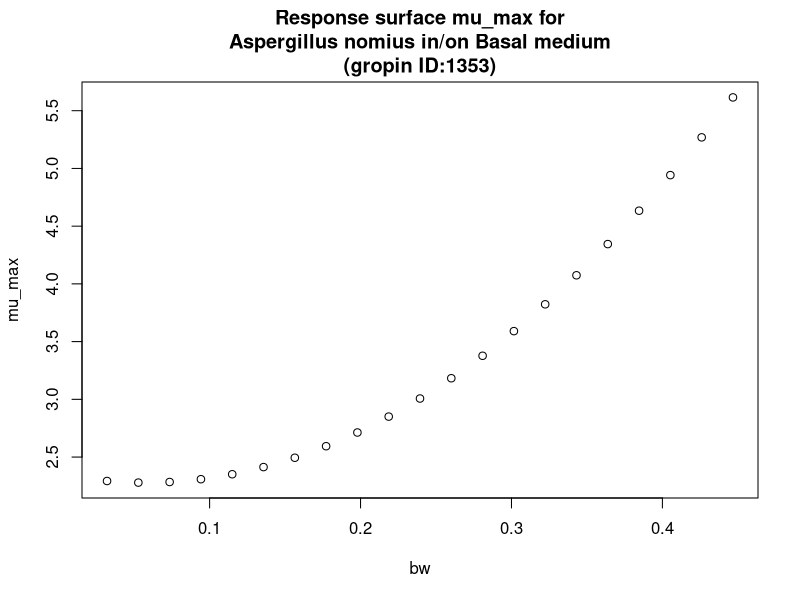

Generate this figure with R:
#############################
# start of Parameter script
#############################
bw <- seq(0.032032,0.446753246753247,length.out=21)
#############################
# end of Parameter script
#############################
############################# 
# start of Model script Gropin ID 1353 
#############################
 
# constant coefficients for this model
 
variables <- data.frame(bw)
argumentsPar <- expand.grid(variables)
 
# heart of the model
response_surface <- function(bw) {
   mumax <-(2.351-2.531*bw+22.02*bw^2)

return(mumax=mumax)
} 

# output parameters
mumax <- cbind(argumentsPar,response_surface(argumentsPar['bw']))
colnames(mumax) <- c(colnames(argumentsPar),'mumax')
#############################
# End of Model script
#############################
############################# 
# start of Visualisation script Gropin ID 1353 
#############################
plot(bw,mumax$mumax,
                          xlab='bw',
                          ylab='mu_max',main='Response surface mu_max for
Aspergillus nomius in/on Basal medium
(gropin ID:1353)')
#############################
# End of Visualisation script
#############################
